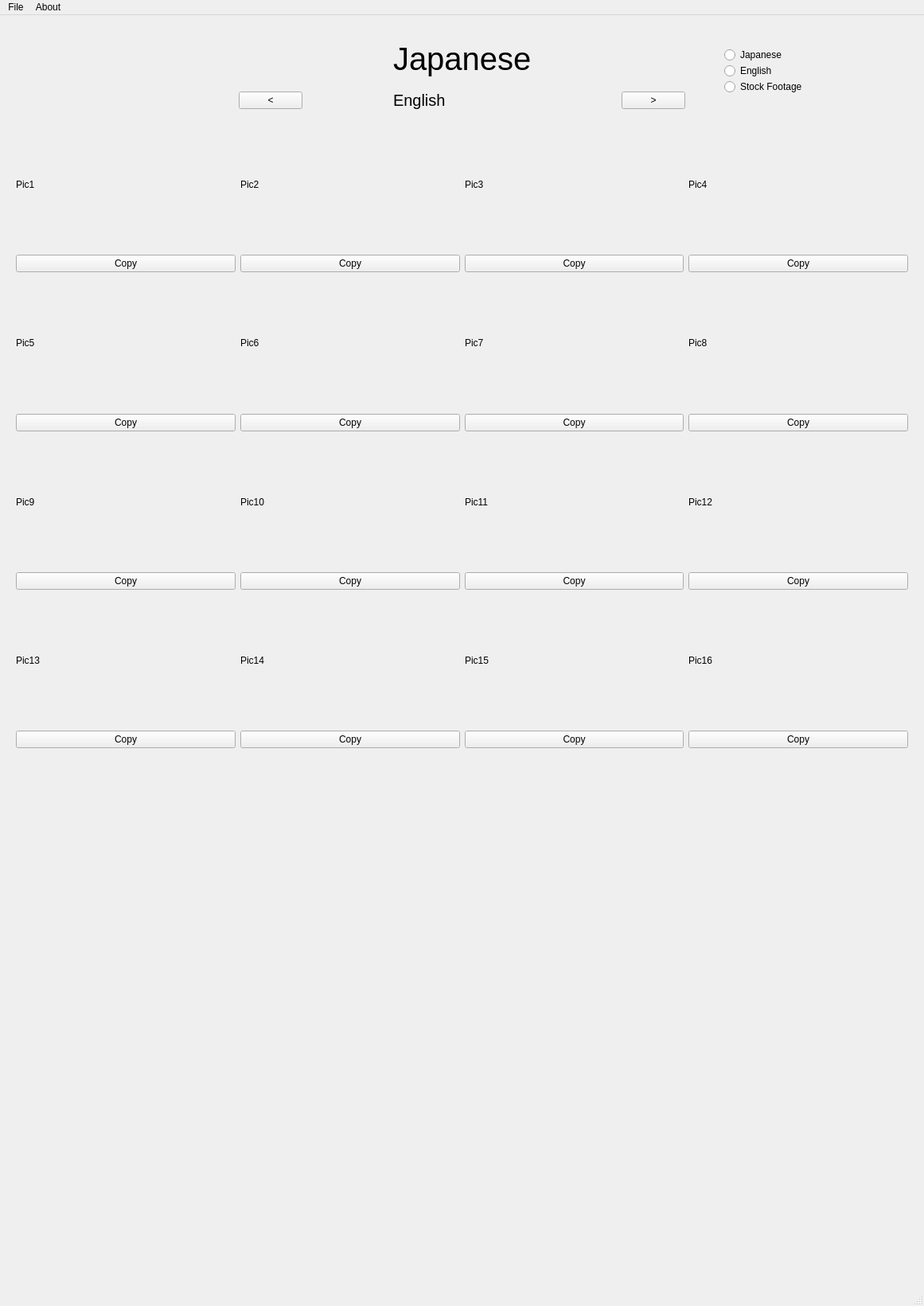
<?xml version="1.0" encoding="UTF-8"?>
<ui version="4.0">
 <class>MainWindow</class>
 <widget class="QMainWindow" name="MainWindow">
  <property name="geometry">
   <rect>
    <x>0</x>
    <y>0</y>
    <width>1161</width>
    <height>1641</height>
   </rect>
  </property>
  <property name="windowTitle">
   <string>MainWindow</string>
  </property>
  <widget class="QWidget" name="centralwidget">
   <widget class="QWidget" name="gridLayoutWidget">
    <property name="geometry">
     <rect>
      <x>300</x>
      <y>20</y>
      <width>561</width>
      <height>99</height>
     </rect>
    </property>
    <layout class="QGridLayout" name="gridLayout_2">
     <item row="1" column="0">
      <widget class="QPushButton" name="prev">
       <property name="text">
        <string>&lt;</string>
       </property>
      </widget>
     </item>
     <item row="0" column="1">
      <spacer name="horizontalSpacer">
       <property name="orientation">
        <enum>Qt::Horizontal</enum>
       </property>
       <property name="sizeHint" stdset="0">
        <size>
         <width>40</width>
         <height>20</height>
        </size>
       </property>
      </spacer>
     </item>
     <item row="0" column="2">
      <widget class="QLabel" name="japanese">
       <property name="font">
        <font>
         <pointsize>30</pointsize>
        </font>
       </property>
       <property name="text">
        <string>Japanese</string>
       </property>
      </widget>
     </item>
     <item row="1" column="2">
      <widget class="QLabel" name="english">
       <property name="font">
        <font>
         <pointsize>15</pointsize>
        </font>
       </property>
       <property name="text">
        <string>English</string>
       </property>
      </widget>
     </item>
     <item row="1" column="4">
      <widget class="QPushButton" name="next">
       <property name="text">
        <string>&gt;</string>
       </property>
      </widget>
     </item>
     <item row="0" column="3">
      <spacer name="horizontalSpacer_2">
       <property name="orientation">
        <enum>Qt::Horizontal</enum>
       </property>
       <property name="sizeHint" stdset="0">
        <size>
         <width>40</width>
         <height>20</height>
        </size>
       </property>
      </spacer>
     </item>
    </layout>
   </widget>
   <widget class="QWidget" name="gridLayoutWidget_2">
    <property name="geometry">
     <rect>
      <x>20</x>
      <y>130</y>
      <width>1121</width>
      <height>791</height>
     </rect>
    </property>
    <layout class="QGridLayout" name="gridLayout_3">
     <item row="7" column="3">
      <widget class="QPushButton" name="Copy17">
       <property name="text">
        <string>Copy</string>
       </property>
      </widget>
     </item>
     <item row="6" column="1">
      <widget class="QLabel" name="pic14">
       <property name="text">
        <string>Pic14</string>
       </property>
      </widget>
     </item>
     <item row="7" column="0">
      <widget class="QPushButton" name="Copy13">
       <property name="text">
        <string>Copy</string>
       </property>
      </widget>
     </item>
     <item row="3" column="2">
      <widget class="QPushButton" name="Copy7">
       <property name="text">
        <string>Copy</string>
       </property>
      </widget>
     </item>
     <item row="3" column="0">
      <widget class="QPushButton" name="Copy5">
       <property name="text">
        <string>Copy</string>
       </property>
      </widget>
     </item>
     <item row="5" column="0">
      <widget class="QPushButton" name="Copy9">
       <property name="text">
        <string>Copy</string>
       </property>
      </widget>
     </item>
     <item row="0" column="3">
      <widget class="QLabel" name="pic4">
       <property name="text">
        <string>Pic4</string>
       </property>
      </widget>
     </item>
     <item row="3" column="1">
      <widget class="QPushButton" name="Copy6">
       <property name="text">
        <string>Copy</string>
       </property>
      </widget>
     </item>
     <item row="4" column="0">
      <widget class="QLabel" name="pic9">
       <property name="text">
        <string>Pic9</string>
       </property>
      </widget>
     </item>
     <item row="7" column="2">
      <widget class="QPushButton" name="Copy15">
       <property name="text">
        <string>Copy</string>
       </property>
      </widget>
     </item>
     <item row="4" column="1">
      <widget class="QLabel" name="pic10">
       <property name="text">
        <string>Pic10</string>
       </property>
      </widget>
     </item>
     <item row="2" column="2">
      <widget class="QLabel" name="pic7">
       <property name="text">
        <string>Pic7</string>
       </property>
      </widget>
     </item>
     <item row="2" column="3">
      <widget class="QLabel" name="pic8">
       <property name="text">
        <string>Pic8</string>
       </property>
      </widget>
     </item>
     <item row="0" column="2">
      <widget class="QLabel" name="pic3">
       <property name="text">
        <string>Pic3</string>
       </property>
      </widget>
     </item>
     <item row="6" column="3">
      <widget class="QLabel" name="pic16">
       <property name="text">
        <string>Pic16</string>
       </property>
      </widget>
     </item>
     <item row="2" column="1">
      <widget class="QLabel" name="pic6">
       <property name="text">
        <string>Pic6</string>
       </property>
      </widget>
     </item>
     <item row="5" column="3">
      <widget class="QPushButton" name="Copy12">
       <property name="text">
        <string>Copy</string>
       </property>
      </widget>
     </item>
     <item row="5" column="2">
      <widget class="QPushButton" name="Copy11">
       <property name="text">
        <string>Copy</string>
       </property>
      </widget>
     </item>
     <item row="6" column="2">
      <widget class="QLabel" name="pic15">
       <property name="text">
        <string>Pic15</string>
       </property>
      </widget>
     </item>
     <item row="5" column="1">
      <widget class="QPushButton" name="Copy10">
       <property name="text">
        <string>Copy</string>
       </property>
      </widget>
     </item>
     <item row="0" column="1">
      <widget class="QLabel" name="pic2">
       <property name="text">
        <string>Pic2</string>
       </property>
      </widget>
     </item>
     <item row="4" column="3">
      <widget class="QLabel" name="pic12">
       <property name="text">
        <string>Pic12</string>
       </property>
      </widget>
     </item>
     <item row="2" column="0">
      <widget class="QLabel" name="pic5">
       <property name="text">
        <string>Pic5</string>
       </property>
      </widget>
     </item>
     <item row="4" column="2">
      <widget class="QLabel" name="pic11">
       <property name="text">
        <string>Pic11</string>
       </property>
      </widget>
     </item>
     <item row="1" column="0">
      <widget class="QPushButton" name="Copy1">
       <property name="text">
        <string>Copy</string>
       </property>
      </widget>
     </item>
     <item row="7" column="1">
      <widget class="QPushButton" name="Copy14">
       <property name="text">
        <string>Copy</string>
       </property>
      </widget>
     </item>
     <item row="1" column="3">
      <widget class="QPushButton" name="Copy4">
       <property name="text">
        <string>Copy</string>
       </property>
      </widget>
     </item>
     <item row="1" column="2">
      <widget class="QPushButton" name="Copy3">
       <property name="text">
        <string>Copy</string>
       </property>
      </widget>
     </item>
     <item row="0" column="0">
      <widget class="QLabel" name="pic1">
       <property name="text">
        <string>Pic1</string>
       </property>
      </widget>
     </item>
     <item row="1" column="1">
      <widget class="QPushButton" name="Copy2">
       <property name="text">
        <string>Copy</string>
       </property>
      </widget>
     </item>
     <item row="3" column="3">
      <widget class="QPushButton" name="Copy8">
       <property name="text">
        <string>Copy</string>
       </property>
      </widget>
     </item>
     <item row="6" column="0">
      <widget class="QLabel" name="pic13">
       <property name="text">
        <string>Pic13</string>
       </property>
      </widget>
     </item>
    </layout>
   </widget>
   <widget class="QRadioButton" name="radioButton">
    <property name="geometry">
     <rect>
      <x>910</x>
      <y>40</y>
      <width>95</width>
      <height>20</height>
     </rect>
    </property>
    <property name="text">
     <string>Japanese</string>
    </property>
   </widget>
   <widget class="QRadioButton" name="radioButton_2">
    <property name="geometry">
     <rect>
      <x>910</x>
      <y>60</y>
      <width>95</width>
      <height>20</height>
     </rect>
    </property>
    <property name="text">
     <string>English</string>
    </property>
   </widget>
   <widget class="QRadioButton" name="radioButton_3">
    <property name="geometry">
     <rect>
      <x>910</x>
      <y>80</y>
      <width>111</width>
      <height>20</height>
     </rect>
    </property>
    <property name="text">
     <string>Stock Footage</string>
    </property>
   </widget>
  </widget>
  <widget class="QMenuBar" name="menubar">
   <property name="geometry">
    <rect>
     <x>0</x>
     <y>0</y>
     <width>1161</width>
     <height>21</height>
    </rect>
   </property>
   <widget class="QMenu" name="menuFile">
    <property name="title">
     <string>File</string>
    </property>
    <addaction name="actionLoad"/>
    <addaction name="actionSettings"/>
   </widget>
   <widget class="QMenu" name="menuAbout">
    <property name="title">
     <string>About</string>
    </property>
    <addaction name="actionHelp"/>
    <addaction name="actionStory"/>
   </widget>
   <addaction name="menuFile"/>
   <addaction name="menuAbout"/>
  </widget>
  <widget class="QStatusBar" name="statusbar"/>
  <action name="actionLoad">
   <property name="text">
    <string>Load</string>
   </property>
  </action>
  <action name="actionHelp">
   <property name="text">
    <string>Help</string>
   </property>
  </action>
  <action name="actionStory">
   <property name="text">
    <string>Story</string>
   </property>
  </action>
  <action name="actionSettings">
   <property name="text">
    <string>Settings</string>
   </property>
  </action>
 </widget>
 <resources/>
 <connections/>
</ui>
